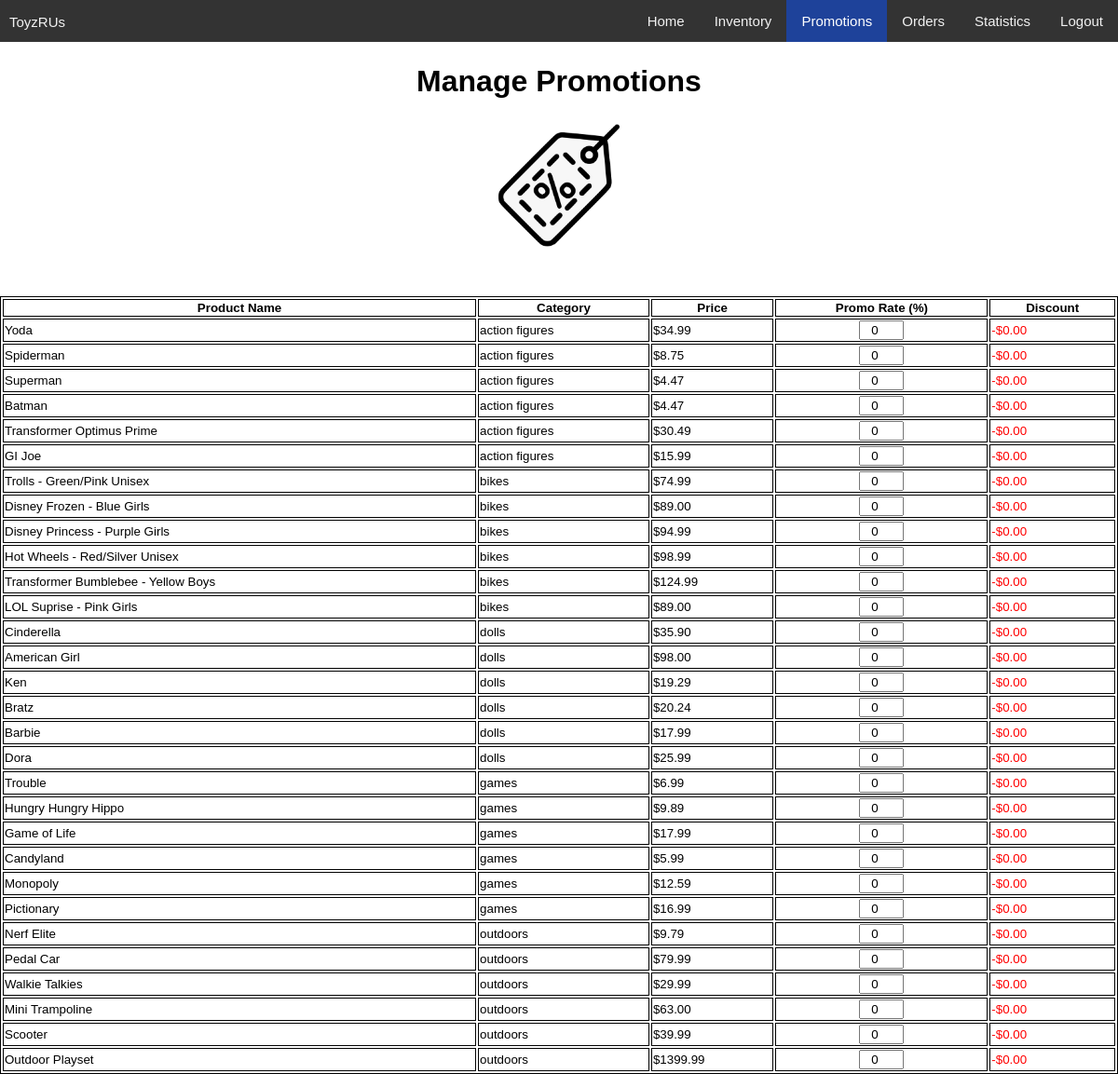
Page /php/manager/promotions.php (signed in) on the committed database.
### tables this page shows
CREATE TABLE Products (productID INT PRIMARY KEY NOT NULL AUTO_INCREMENT, name VARCHAR(40) NOT NULL, price DECIMAL(10,2) NOT NULL, inventory INT NOT NULL, category VARCHAR(30) NOT NULL, promotions INT NOT NULL);

### php/manager/promotions.php (the view, shortened to what this page needs)
<?php
$host = "localhost";
$mysqlUser = "root";
$mysqlPassword = "pwd";
$mysqldb = "ecommerce";
$mysqli = new mysqli($host, $mysqlUser, $mysqlPassword, $mysqldb);
if ($mysqli->connect_errno) {
    echo "<script> alert(\"Could not connect to database";
    echo "Error: " . $mysqli->connect_error . ". ";
    echo "Please try again another time. Click 'OK' to go back.\"); ";
    echo "window.location.href='./homepage.php'; </script>";
    exit();
}
else {
    $query = "SELECT * FROM Products ORDER BY category;";
    $result = $mysqli->query($query);
}
?>
<!DOCTYPE html>
<html>
<head>
    <link rel="stylesheet" href="https://cdnjs.cloudflare.com/ajax/libs/font-awesome/4.7.0/css/font-awesome.min.css">
    <link rel="stylesheet" type="text/css" href="../../css/main.css">
</head>
<body>
<div class="topnav" id="myTopnav">
    <div style="float:left">
        <p style="float:left; color:#f2f2f2; text-align: center; text-decoration: none;
        font-size: 15px; margin-left:10px; margin-bottom:0px"> ToyzRUs </p>
    </div>
    <div style="float:right">
        <a href="./homepage.php">Home</a>
        <a href="./inventory.php">Inventory</a>
        <a href="./promotions.php" class="active">Promotions</a>
        <a href="./orders.php">Orders</a>
        <a href="./statistics.php">Statistics</a>
        <a href="javascript:void(0);" onclick="logout()">Logout</a>
    </div>
</div>
<div class="imgcontainer">
    <h1>Manage Promotions</h1>
    <img src="../../assets/promotionslogo.png" alt="Avatar" class="avatar">
	<br>
</div>
<br>
<div>
<?php
    echo '<table>';
    echo '<tr>';
    echo '<th> Product Name </th>';
    echo '<th> Category </th>';
    echo '<th> Price </th>';
    echo '<th> Promo Rate (%) </th>';
	echo '<th> Discount </th>';
    echo '</tr>';
    while ($row = $result->fetch_assoc()) {
        echo '<tr>';
        echo '<td>' . $row["name"] . '</td>';
        echo '<td>' . $row["category"] . '</td>';
        echo '<td>$' . $row["price"] . '</td>';
        echo '<form action="./updatepromotion.php" method="POST"><input ';
        echo 'style="display:none"></input><td><center><input type=number ';
        echo 'name="promotion" value="' . $row["promotions"] .'" style="width:3em; ';
        echo 'text-align:center" onchange=this.form.submit() min="0" max="100">';
        echo '</input></center></td></form>';
		echo '<td style="color:red">-$' . number_format($row["price"]*($row["promotions"] / 100), 2, '.', '') . '</td>';
    }
    echo '</table>';
?>
</div>
</body>
</html>

### css/main.css (style rules this page uses)
body { margin: 0; font-family: Arial, Helvetica, sans-serif; }
.topnav { overflow: hidden; background-color: #333; }
.topnav a { float: left; display: block; color: #f2f2f2; text-align: center; padding: 14px 16px; text-decoration: none; font-size: 15px; }
.topnav a.active { background-color: #1E429A; color: white; }
.imgcontainer { text-align: center; margin: 24px 0 12px 0; }
img.avatar { max-width: 150px; border-radius: 0%; }
table { border: 1px solid black; width: 100%; }
tr, th, td { border: 1px solid black; font-size: 10pt; }
input[type="number"] { width: 3px; }

### rows in the picture
products: name "Yoda", category "action figures", price "34.99", promotion "0", $row["price"]*($row["promotions"] / 100) "0.00"
products: name "Spiderman", category "action figures", price "8.75", promotion "0", $row["price"]*($row["promotions"] / 100) "0.00"
products: name "Superman", category "action figures", price "4.47", promotion "0", $row["price"]*($row["promotions"] / 100) "0.00"
products: name "Batman", category "action figures", price "4.47", promotion "0", $row["price"]*($row["promotions"] / 100) "0.00"
products: name "Transformer Optimus Prime", category "action figures", price "30.49", promotion "0", $row["price"]*($row["promotions"] / 100) "0.00"
products: name "GI Joe", category "action figures", price "15.99", promotion "0", $row["price"]*($row["promotions"] / 100) "0.00"
products: name "Trolls - Green/Pink Unisex", category "bikes", price "74.99", promotion "0", $row["price"]*($row["promotions"] / 100) "0.00"
products: name "Disney Frozen - Blue Girls", category "bikes", price "89.00", promotion "0", $row["price"]*($row["promotions"] / 100) "0.00"
products: name "Disney Princess - Purple Girls", category "bikes", price "94.99", promotion "0", $row["price"]*($row["promotions"] / 100) "0.00"
products: name "Hot Wheels - Red/Silver Unisex", category "bikes", price "98.99", promotion "0", $row["price"]*($row["promotions"] / 100) "0.00"
products: name "Transformer Bumblebee - Yellow Boys", category "bikes", price "124.99", promotion "0", $row["price"]*($row["promotions"] / 100) "0.00"
products: name "LOL Suprise - Pink Girls", category "bikes", price "89.00", promotion "0", $row["price"]*($row["promotions"] / 100) "0.00"
products: name "Cinderella", category "dolls", price "35.90", promotion "0", $row["price"]*($row["promotions"] / 100) "0.00"
products: name "American Girl", category "dolls", price "98.00", promotion "0", $row["price"]*($row["promotions"] / 100) "0.00"
products: name "Ken", category "dolls", price "19.29", promotion "0", $row["price"]*($row["promotions"] / 100) "0.00"
products: name "Bratz", category "dolls", price "20.24", promotion "0", $row["price"]*($row["promotions"] / 100) "0.00"
products: name "Barbie", category "dolls", price "17.99", promotion "0", $row["price"]*($row["promotions"] / 100) "0.00"
products: name "Dora", category "dolls", price "25.99", promotion "0", $row["price"]*($row["promotions"] / 100) "0.00"
products: name "Trouble", category "games", price "6.99", promotion "0", $row["price"]*($row["promotions"] / 100) "0.00"
products: name "Hungry Hungry Hippo", category "games", price "9.89", promotion "0", $row["price"]*($row["promotions"] / 100) "0.00"
products: name "Game of Life", category "games", price "17.99", promotion "0", $row["price"]*($row["promotions"] / 100) "0.00"
products: name "Candyland", category "games", price "5.99", promotion "0", $row["price"]*($row["promotions"] / 100) "0.00"
products: name "Monopoly", category "games", price "12.59", promotion "0", $row["price"]*($row["promotions"] / 100) "0.00"
products: name "Pictionary", category "games", price "16.99", promotion "0", $row["price"]*($row["promotions"] / 100) "0.00"
products: name "Nerf Elite", category "outdoors", price "9.79", promotion "0", $row["price"]*($row["promotions"] / 100) "0.00"
products: name "Pedal Car", category "outdoors", price "79.99", promotion "0", $row["price"]*($row["promotions"] / 100) "0.00"
products: name "Walkie Talkies", category "outdoors", price "29.99", promotion "0", $row["price"]*($row["promotions"] / 100) "0.00"
products: name "Mini Trampoline", category "outdoors", price "63.00", promotion "0", $row["price"]*($row["promotions"] / 100) "0.00"
products: name "Scooter", category "outdoors", price "39.99", promotion "0", $row["price"]*($row["promotions"] / 100) "0.00"
products: name "Outdoor Playset", category "outdoors", price "1399.99", promotion "0", $row["price"]*($row["promotions"] / 100) "0.00"
